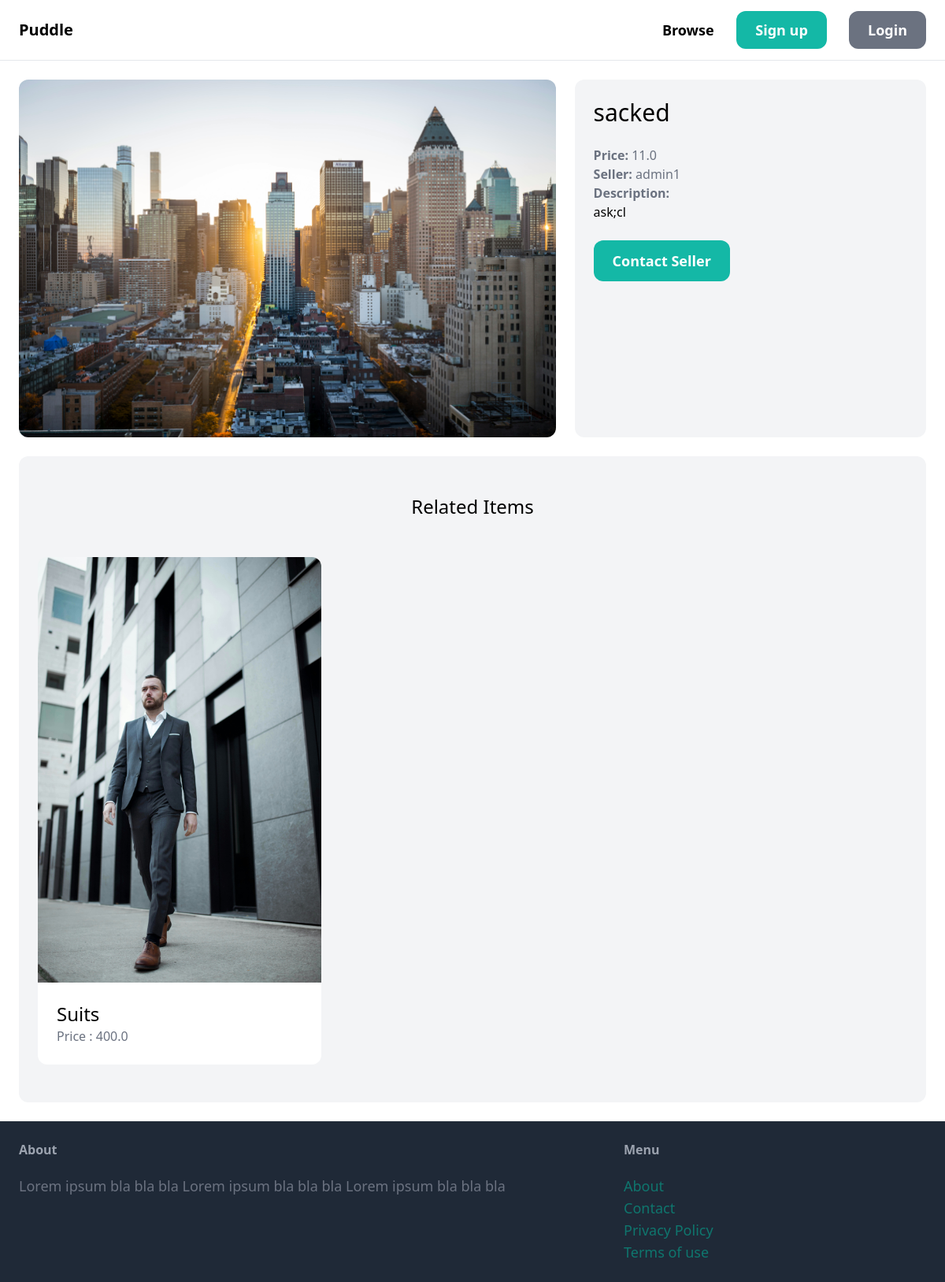
/items/6/, run on the app's committed database.
### item/models.py (models this page shows, shortened)
class Item(models.Model):
    category = models. ForeignKey (Category, related_name='items', on_delete= models. CASCADE)
    name = models.CharField(max_length=255)
    description = models.TextField(blank=True, null=True)
    price = models.FloatField()
    image = models.ImageField(upload_to='item_images' ,  blank=True , null=True)
    is_sold = models.BooleanField(default=False)
    created_by = models.ForeignKey(User , related_name = 'items' ,  on_delete=models.CASCADE)
    created_at = models.DateTimeField(auto_now_add=True)

### item/views.py (the view)
# urls.py: path('<int:pk>/' , views.detail , name='detail')
def detail(request,  pk):
    item = get_object_or_404(Item , pk = pk)
    related_items = Item.objects.filter(category = item.category, is_sold = False).exclude(pk=pk)[0:3]
    return render(request , 'item/detail.html', {
        'item' : item,
        'related_items' : related_items
    })

### item/templates/item/detail.html (shortened to what this page needs)
{% extends 'core/base.html'%} {% block title %} {{item.name}} {% endblock %} {%
block content %} {%block content%}
<div class="grid grid-cols-5 gap-6">
  <div class="col-span-3">
    <img src="{{item.image.url}}" alt="" class="rounded-xl" />
  </div>
  <div class="col-span-2 p-6 bg-gray-100 rounded-xl">
    <h1 class="mb-6 text-3xl">{{item.name}}</h1>
    <p class="text-gray-500"><strong>Price: </strong>{{item.price}}</p>
    <p class="text-gray-500">
      <strong>Seller: </strong>{{item.created_by.username}}
    </p>
    {% if item.description %}
        <strong class="text-gray-500">Description:</strong><br />
        {{ item.description }}
    {% endif %}
    <a href="#" class="inline-block mt-6 px-6 py-3 text-lg font-semibold bg-teal-500 text-white rounded-xl hover:bg-teal-700">Contact Seller</a>
  </div>
</div>
<div class="mt-6 px-6 py-12 bg-gray-100 rounded-xl">
  <h2 class="mb-12 text-2xl text-center">Related Items</h2>
  <div class="grid grid-cols-3 gap-3">
    {% for item in related_items %}
    <div>
      <a href="{% url 'item:detail' item.id %}">
        <div>
          <img src="{{ item.image.url }}" alt="" class="rounded-t-xl" />
        </div>
        <div class="p-6 bg-white rounded-b-xl">
          <h2 class="text-2xl">{{ item.name }}</h2>
          <p class="text-gray-500">Price : {{item.price}}</p>
        </div>
      </a>
    </div>
    {%endfor%}
  </div>
</div>
{% endblock %}

### data on the page
Item: image (picture), name "sacked", price "11.0", created_by.username "admin1", description "ask;cl"
Item: image (picture), name "Suits", price "400.0"
